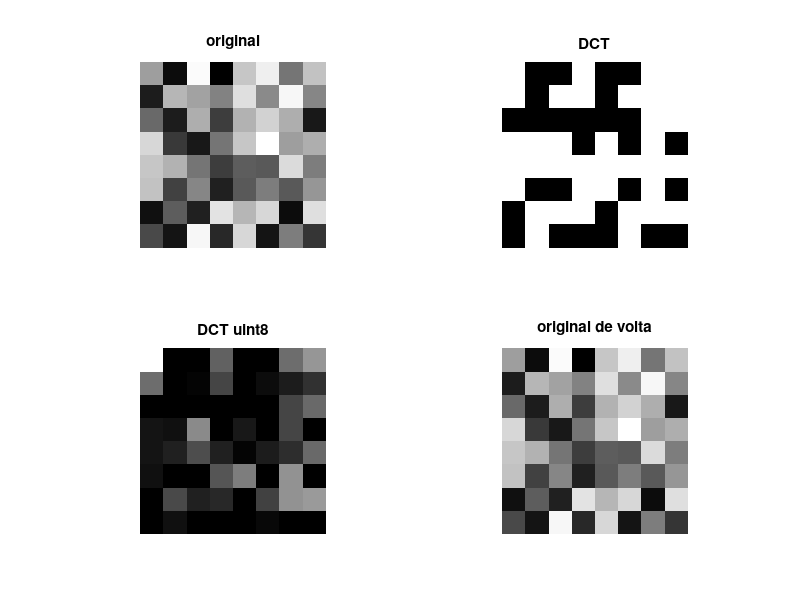

Recreate this plot in MATLAB.
#Tra
clc;
clear;

img = rand(8,8);
img = img*255;
img = uint8(img);

imgDct = dct2(img);

imgIdct = idct2(imgDct);

imgIdct = uint8(imgIdct);
imgDct1 = uint8(imgDct);

figure(1),subplot(2,2,1),imshow(img), title('original');
figure(1),subplot(2,2,2),imshow(imgDct), title('DCT');
figure(1),subplot(2,2,3),imshow(imgDct1), title('DCT uint8');
figure(1),subplot(2,2,4),imshow(imgIdct), title('original de volta');


